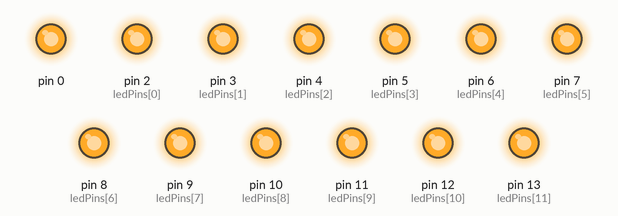
The sketch below on a simulated Arduino Uno, built with avr-gcc and run on an emulated ATmega328P. Parts: output pins drawn as LEDs (lit = HIGH). Random numbers use the default seed unless the sketch sets one.

Above: at 0.15 s.
At 12.4 s:
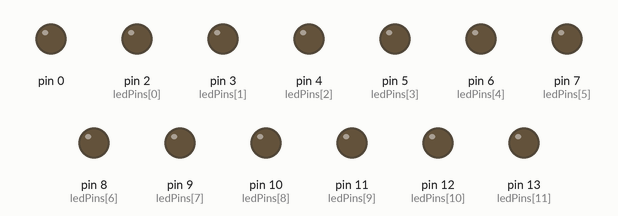
At 30.7 s:
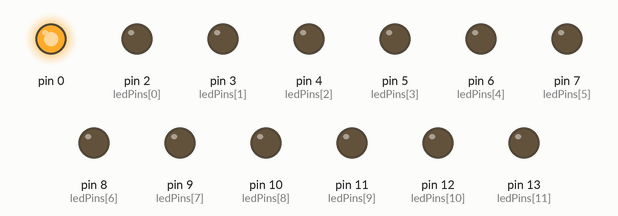
At 32.8 s:
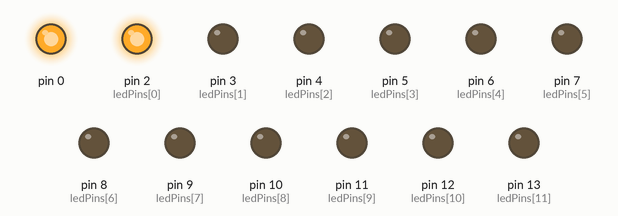
At 33.4 s:
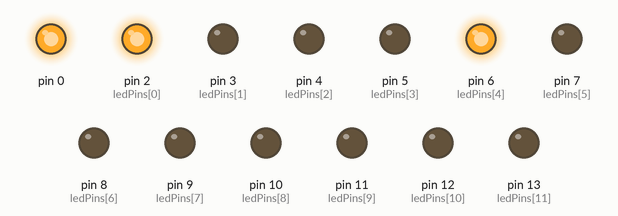
At 36.4 s:
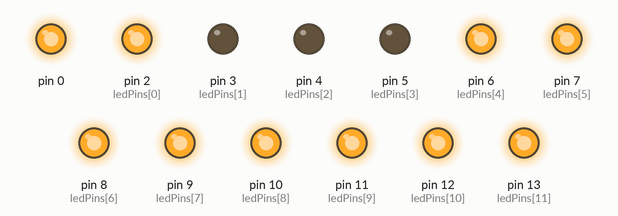
Timing chart, 0 to 40.0 s (numbered marks = the images above):
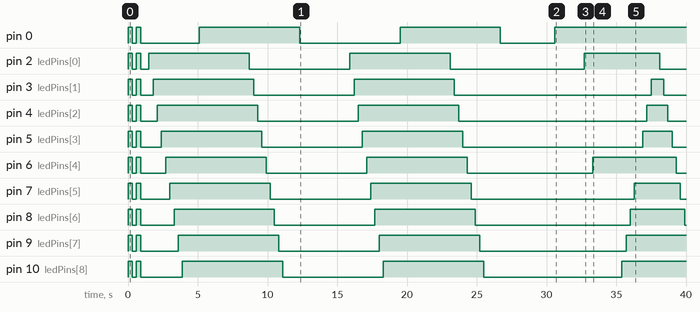

The sketch:

main.ino
```cpp
const int ledPins[] = {2, 3, 4, 5, 6, 7, 8, 9, 10, 11, 12, 13};
const int ledSize = sizeof(ledPins);
const int iterations = 2;
const int SLEEPTIME = 300;

void allOnOff() {
  for (int i = 0; i < ledSize; i++) {
    digitalWrite(ledPins[i], HIGH);
  }
  delay(SLEEPTIME);

  for (int i = 0; i < ledSize; i++) {
    digitalWrite(ledPins[i], LOW);
  }
  delay(SLEEPTIME);
}

void onOffAfterTheOther() {
  for (int i = 0; i < ledSize; i++) {
    digitalWrite(ledPins[i], HIGH);
    delay(SLEEPTIME);
  }
  for (int i = 0; i < ledSize; i++) {
    digitalWrite(ledPins[i], LOW);
    delay(SLEEPTIME);
  }
}

void middleRightAndLeft() {
  for (int i = ledSize; i >= 0; i--) {
    digitalWrite(ledPins[i], HIGH);
    delay(SLEEPTIME);
  }
  for (int i = 0; i < ledSize; i++) {
    digitalWrite(ledPins[i], LOW);
    delay(SLEEPTIME);
  }
}

void onOffByTwo() {
  for (int i = 0; i < ledSize; i+=2) {
    digitalWrite(ledPins[i], HIGH);
  }
  delay(SLEEPTIME);

  for (int i = 0; i < ledSize; i++) {
    digitalWrite(ledPins[i], LOW);
  }
  delay(SLEEPTIME);
  // the other half
  for (int i = 1; i < ledSize; i+=2) {
    digitalWrite(ledPins[i], HIGH);
  }
  delay(SLEEPTIME);

  for (int i = 0; i < ledSize; i++) {
    digitalWrite(ledPins[i], LOW);
  }
  delay(SLEEPTIME);
}

void randomPin() {
  int pin = random(ledSize);
  digitalWrite(ledPins[pin], HIGH);
  delay(1000);
  digitalWrite(ledPins[pin], LOW);
  delay(1000);
}

void setup() {
  for (int i = 0; i < ledSize; i++) {
    pinMode(ledPins[i], OUTPUT);
  }
}

void loop() {
    for (int i = 0; i < iterations; i++) {
    allOnOff();
    }
    delay(SLEEPTIME);
    for (int i = 0; i < iterations; i++) {
    onOffAfterTheOther();
    }
    delay(SLEEPTIME);
    for (int i = 0; i < iterations; i++) {
    middleRightAndLeft();
    }
    delay(SLEEPTIME);
    for (int i = 0; i < iterations; i++) {
      onOffByTwo();
    }
    delay(SLEEPTIME);
    for (int i = 0; i < iterations; i++) {
      randomPin();
    }
    delay(SLEEPTIME);
}
```

Measured:
- by itself, pin 0: LOW → HIGH at 0.00 s, → LOW 0.30 s later, → HIGH 0.30 s later, → LOW 0.30 s later, … (9 changes in this stretch)
- by itself, pin 2 (ledPins[0]): LOW → HIGH at 0.00 s, → LOW 0.30 s later, → HIGH 0.30 s later, → LOW 0.30 s later, … (10 changes in this stretch)
- by itself, pin 3 (ledPins[1]): LOW → HIGH at 0.00 s, → LOW 0.30 s later, → HIGH 0.30 s later, → LOW 0.30 s later, … (10 changes in this stretch)
- by itself, pin 4 (ledPins[2]): LOW → HIGH at 0.00 s, → LOW 0.30 s later, → HIGH 0.30 s later, → LOW 0.30 s later, … (10 changes in this stretch)
- by itself, pin 5 (ledPins[3]): LOW → HIGH at 0.00 s, → LOW 0.30 s later, → HIGH 0.30 s later, → LOW 0.30 s later, … (10 changes in this stretch)
- by itself, pin 6 (ledPins[4]): LOW → HIGH at 0.00 s, → LOW 0.30 s later, → HIGH 0.30 s later, → LOW 0.30 s later, … (10 changes in this stretch)
- by itself, pin 7 (ledPins[5]): LOW → HIGH at 0.00 s, → LOW 0.30 s later, → HIGH 0.30 s later, → LOW 0.30 s later, … (10 changes in this stretch)
- by itself, pin 8 (ledPins[6]): LOW → HIGH at 0.00 s, → LOW 0.30 s later, → HIGH 0.30 s later, → LOW 0.30 s later, … (10 changes in this stretch)
